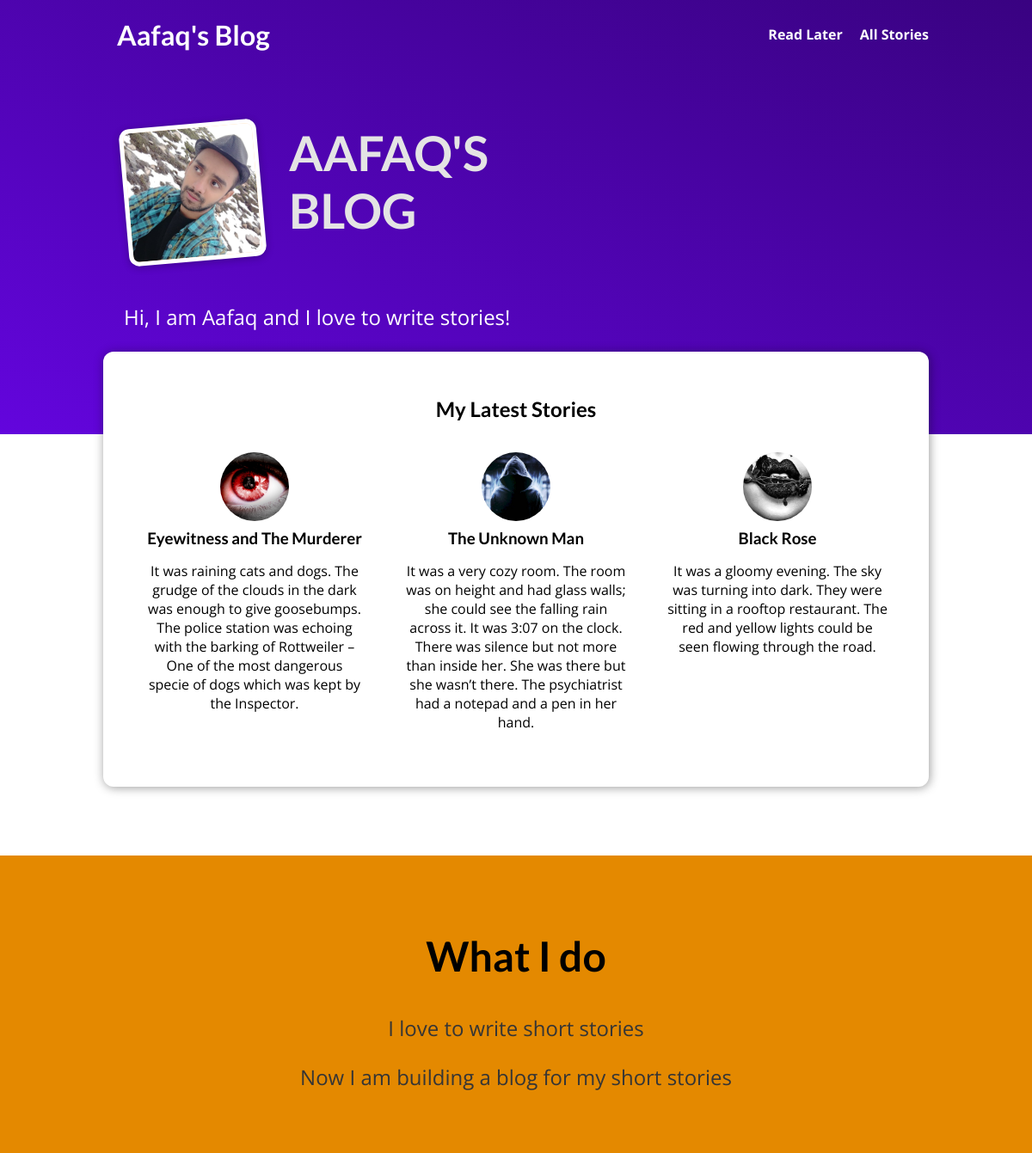
The page / on the database its author committed.
### blog/models.py (models this page shows, shortened)
class Post(models.Model):
    title = models.CharField(max_length=100)
    excerpt = models.CharField(max_length=300)
    date = models.DateField(auto_now=True)
    image = models.ImageField(upload_to="images", null=True)
    content = models.TextField(validators=[MinLengthValidator(10)])
    slug = models.SlugField(unique=True, db_index=True)
    author = models.ForeignKey(Author, null=True, on_delete=models.SET_NULL, related_name="posts")
    tag = models.ManyToManyField(Tag, related_name="posts")

### blog/views.py (the view)
# urls.py: path("", views.IndexView.as_view(), name="starting-page"),
class IndexView(ListView):
    template_name = "blog/index.html"
    model = Post
    ordering = ["-date"]
    context_object_name = "posts"
    def get_queryset(self):
        queryset = super().get_queryset()
        return queryset[:3]

### blog/templates/blog/index.html (shortened to what this page needs)
{% extends "base.html" %}
{% load static %}
{% block css_files %}
    <link rel="stylesheet" href="{% static "blog/post.css" %}">
    <link rel="stylesheet" href="{% static "blog/index.css" %}">
{% endblock %}
{% block content %}
<section id="welcome">
    <header>
        <img src="{% static "blog/images/aafaq.jpg" %}" alt="Aafaq - The Author of this Blog">
        <h2>AAFAQ'S BLOG</h2>
    </header>
    <p>Hi, I am Aafaq and I love to write stories!</p>
</section>
<section id="latest-posts">
    <h2>My Latest Stories</h2>
    <ul>
        {% for post in posts %}
            {% include "blog/includes/post.html" %}
        {% endfor %}
    </ul>
</section>
<section id="about">
    <h2>What I do</h2>
    <p>I love to write short stories</p>
    <p>Now I am building a blog for my short stories</p>
</section>
{% endblock %}

### blog/templates/blog/includes/post.html (shortened to what this page needs)
{% load static %}
<li>
    <article class="post">
        <a href="{% url "post-detail-page" post.slug %}">
            <img src="{{ post.image.url }}" alt="{{ post.title }}">
            <div class="post__content">
                <h3>{{ post.title }}</h3>
                <p>{{post.excerpt}}</p>
            </div>
        </a>
    </article>
</li>

### static/app.css (style rules this page uses)
* { box-sizing: border-box; }
html { font-family: 'Open Sans', 'Lato', sans-serif; }
body { margin: 0; }
h1, h2, h3 { font-family: 'Lato', sans-serif; font-weight: bold; }

### blog/static/blog/post.css (style rules this page uses)
.post { display: flex; flex-direction: column; align-items: center; text-align: center; }
.post a { text-decoration: none; color: black; transition: all 0.2s ease; padding: 1rem; }
.post img { width: 5rem; height: 5rem; object-fit: cover; border-radius: 50%; }
.post h3 { margin: 0.25rem 0; }

### blog/static/blog/index.css (style rules this page uses)
#welcome { background: linear-gradient(to right top, #6305dd, #390281); padding: 6rem 12%; }
#welcome header { display: flex; align-items: flex-start; margin: 3rem auto; }
#welcome img { width: 10rem; height: 10rem; object-fit: cover; object-position: top; border: 5px solid white; border-radius: 12px; background-color: #ffe1bf; transform: rotateZ(-5deg); box-shadow: 0 2px 8px rgba(0, 0, 0, 0.25); }
#welcome h2 { font-size: 3.5rem; margin: 0 0 0 2rem; color: #e4e4e4; width: 10rem; }
#welcome p { color: white; font-size: 1.5rem; }
#latest-posts { background-color: white; padding: 2rem; border-radius: 12px; width: 60rem; margin: -6rem auto 2rem auto; box-shadow: 1px 1px 12px rgba(0, 0, 0, 0.4); }
#latest-posts h2 { text-align: center; }
#latest-posts ul { list-style: none; margin: 0; padding: 0; display: flex; gap: 1rem; }
#latest-posts li { flex: 1; }
#about { text-align: center; padding: 3rem; background-color: #e48900; margin-top: 5rem; }
#about h2 { font-size: 3rem; }
#about p { font-size: 1.5rem; color: #353535; }

### rows shown on the page
Post: image (picture), title "Eyewitness and The Murderer", excerpt "It was raining cats and dogs. The grudge of the clouds in the dark was enough to give goosebumps. The police station was echoing with the barking of Rottweiler – One of the most dangerous specie of dogs which was kept by the Inspector."
Post: image (picture), title "The Unknown Man", excerpt "It was a very cozy room. The room was on height and had glass walls; she could see the falling rain across it. It was 3:07 on the clock. There was silence but not more than inside her. She was there but she wasn’t there. The psychiatrist had a notepad and a pen in her hand."
Post: image (picture), title "Black Rose", excerpt "It was a gloomy evening. The sky was turning into dark. They were sitting in a rooftop restaurant. The red and yellow lights could be seen flowing through the road."
